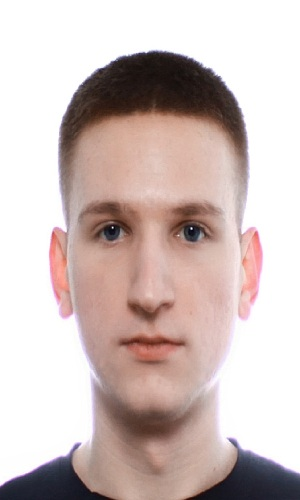
#> input picture praktikapython/laba1/photo.jpg, 300 x 500 px
$ python laba5.py
#> lines starting #> are read from the running program, lines starting #| are printed output that depends on the picture
import numpy as np
import matplotlib.pyplot as plt
from mpl_toolkits.mplot3d import Axes3D
import cv2
from PIL import Image

image_path = 'photo.jpg'

image_bgr = cv2.imread(image_path)
#> image_bgr is the input picture: shape (500, 300, 3); mean B, G, R 188.1, 191.3, 207.2
image_rgb = cv2.cvtColor(image_bgr, cv2.COLOR_BGR2RGB)

image_gray = cv2.cvtColor(image_bgr, cv2.COLOR_BGR2GRAY)
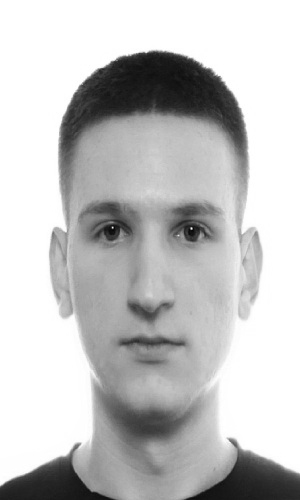
#> image_gray: shape (500, 300); min 5, max 255, mean 195.7

fig, axes = plt.subplots(1, 2, figsize=(12, 6))
fig.suptitle('Загрузка и отображение изображения', fontsize=16, fontweight='bold')

axes[0].imshow(image_rgb)
axes[0].set_title('Цветное изображение (RGB)', fontsize=12)
axes[0].axis('off')

axes[1].imshow(image_gray, cmap='gray')
axes[1].set_title('Градации серого (Grayscale)', fontsize=12)
axes[1].axis('off')

plt.tight_layout()
plt.show()
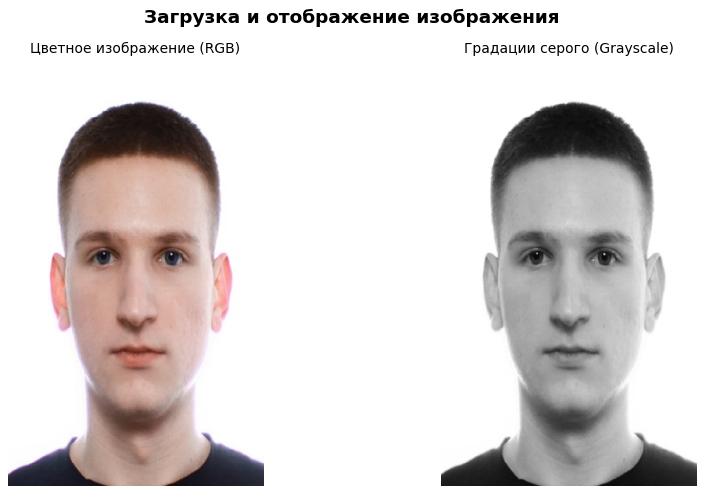
#> figure drawn by matplotlib, 2 panels

print(f"Размер изображения: {image_rgb.shape}")
#| Размер изображения: (500, 300, 3)
print(f"Размер в градациях серого: {image_gray.shape}")
#| Размер в градациях серого: (500, 300)

x = np.arange(-2*np.pi, 2*np.pi + 0.1, 0.1)
y = np.arange(-2*np.pi, 2*np.pi + 0.1, 0.1)

X, Y = np.meshgrid(x, y)

Z = X * Y**2

fig = plt.figure(figsize=(12, 8))
ax = fig.add_subplot(111, projection='3d')

ax.plot_wireframe(X, Y, Z, color='blue', linewidth=0.5, alpha=0.8)

ax.set_title('Трёхмерный график функции f(x, y) = x·y²', fontsize=14, fontweight='bold')
ax.set_xlabel('X', fontsize=12)
ax.set_ylabel('Y', fontsize=12)
ax.set_zlabel('Z', fontsize=12)

surf = ax.plot_surface(X, Y, Z, cmap='coolwarm', alpha=0.3, linewidth=0, antialiased=True)
fig.colorbar(surf, ax=ax, shrink=0.5, aspect=10, label='Значение функции')

plt.tight_layout()
plt.show()
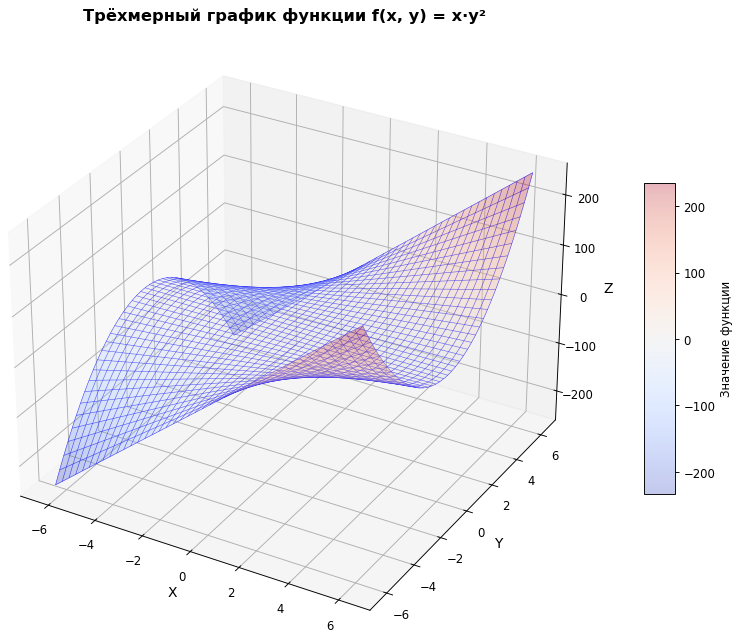
#> figure drawn by matplotlib, 2 panels

fig = plt.figure(figsize=(12, 8))
ax = fig.add_subplot(111, projection='3d')

ax.plot_wireframe(X, Y, Z, color='darkblue', linewidth=0.7,
                  rstride=2, cstride=2, alpha=0.9)

ax.set_title('Wireframe: f(x, y) = x·y²', fontsize=14, fontweight='bold')
ax.set_xlabel('Ось X', fontsize=12)
ax.set_ylabel('Ось Y', fontsize=12)
ax.set_zlabel('Ось Z', fontsize=12)

ax.view_init(elev=25, azim=-60)

plt.tight_layout()
plt.show()
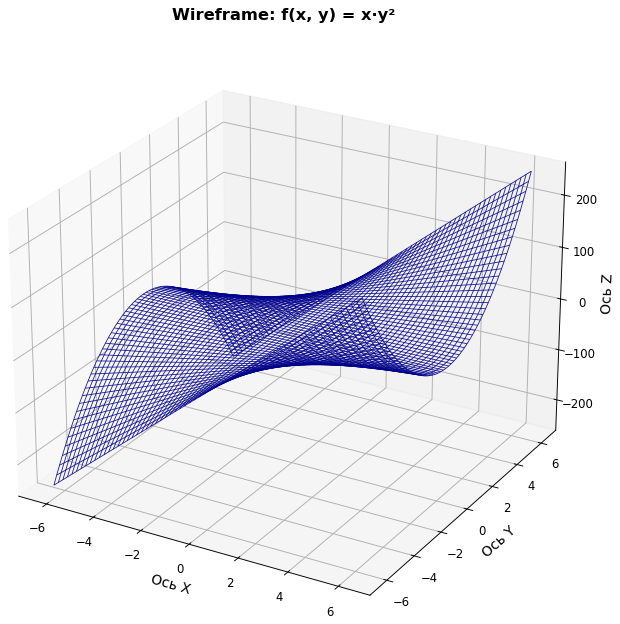
#> figure drawn by matplotlib, 1 panel

print("\n" + "="*50)
print("ИНФОРМАЦИЯ О ДАННЫХ ДЛЯ ГРАФИКА")
print("="*50)
print(f"Размер сетки: {X.shape[0]} x {X.shape[1]} точек")
print(f"Диапазон X: от {np.min(X):.2f} до {np.max(X):.2f}")
print(f"Диапазон Y: от {np.min(Y):.2f} до {np.max(Y):.2f}")
print(f"Диапазон Z: от {np.min(Z):.2f} до {np.max(Z):.2f}")
print(f"Среднее значение Z: {np.mean(Z):.2f}")
print(f"Максимальное значение Z: {np.max(Z):.2f}")
print(f"Минимальное значение Z: {np.min(Z):.2f}")
